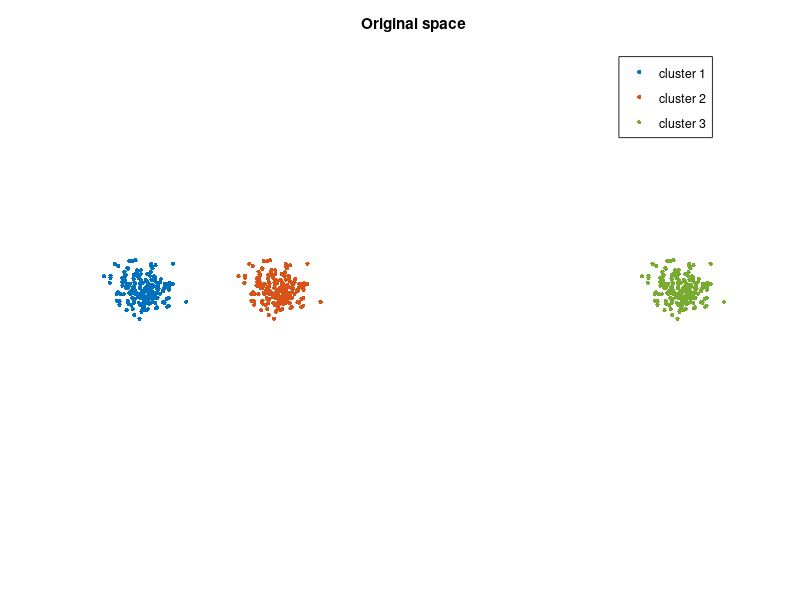

The MATLAB script that drew this image: (Note: this script raises an error after producing the figure.)
clear

problem = {'grid', 'twoRings', 'sameDistance','differentSizes','differentDistances', ...
    'trefoil','concentricCircles','noise','ellipse','parallelLines','circle','randomCircle', ...
    'orthogonalSteps','randomWalk','randomJump','simplex','uniform','linkedRings','unlinkedRings'}; %

msg = '';
for i=1:length(problem)
  msg = sprintf('%s%d. %s\n',msg,i,problem{i});
end

pid = input(sprintf('%s\nSelect test case (1-%d): ',msg,length(problem)));

u=input('\nGive a perplexity value (5-50): ');

fprintf('Processing %s\n',problem{pid})

eps = 100;

switch problem{pid}
  case 'twoRings'
    n0 = 700;
    n = 2 * n0; % total number of points
    a = linspace(0,2*pi,n0)';

    X = [0.5 * (cos(a + randn(n0,1)*2^-4)), ...
         0.5 * (sin(a + randn(n0,1)*2^-4));
         0.7 * (cos(a + randn(n0,1)*2^-4)), ...
         0.7 * (sin(a + randn(n0,1)*2^-4))];
    % cluster ids
%     L = [ones(n0,1); 2*ones(n0,1)];

    figure(pid)
    scatter(X(1:n0,1),X(1:n0,2),eps,[0 0.4470 0.7410],'.')
    hold on
    scatter(X(n0+1:2*n0,1),X(n0+1:2*n0,2),eps,[0.8500 0.3250 0.0980],'.');
    axis equal off
    title('Original space')
    legend('cluster 1','cluster 2')
    imgName=sprintf('%s.png',problem{pid});
    saveas(gcf,imgName)

    D = similarityMatrix(X,n);

    % sparse stochastic matrix
    Dsp=zeros(n,n);
    Dsp(1:n0,1:n0)=D(1:n0,1:n0);
    Dsp(n0+1:2*n0,n0+1:2*n0)=D(n0+1:2*n0,n0+1:2*n0);

    case 'sameDistance'
    n0 = 200;
    n = 3 * n0; % total number of points

    X = [randn(n0,2); randn(n0,2)+[5,0]; randn(n0,2) + [0, 5]];
    % cluster ids
    L = [ones(n0,1); 2*ones(n0,1); 3*ones(n0,1)];

    figure(pid)
    scatter(X(1:n0,1),X(1:n0,2),eps,[0 0.4470 0.7410],'.')
    hold on
    scatter(X(n0+1:2*n0,1),X(n0+1:2*n0,2),eps,[0.8500 0.3250 0.0980],'.');
    scatter(X(2*n0+1:3*n0,1),X(2*n0+1:3*n0,2),eps,[0.4660 0.6740 0.1880],'.');
    axis equal off
    title('Original space')
    legend('cluster 1','cluster 2','cluster 3')
    imgName=sprintf('%s.png',problem{pid});
    saveas(gcf,imgName)
    
    D = similarityMatrix(X,n);

    % sparse stochastic matrix
    Dsp=zeros(n,n);
    Dsp(1:n0,1:n0)=D(1:n0,1:n0);
    Dsp(n0+1:2*n0,n0+1:2*n0)=D(n0+1:2*n0,n0+1:2*n0);
    Dsp(2*n0+1:3*n0,2*n0+1:3*n0)=D(2*n0+1:3*n0,2*n0+1:3*n0);

  case 'grid'
    n0 = 25;
    n = n0^2;
    v = linspace(0,1,n0);
    [xx,yy] = meshgrid(v,v);

    X = [xx(:) yy(:)];

    % use these labels for gradual linear rainbow change
    a = linspace(0,pi,n+1)'; a = a(1:n);
    L = [(1+cos(a))/2 sin(a) (1-cos(a))/2];

    figure(pid)
    scatter(X(:,1),X(:,2),eps,L,'.');
%     colormap(parula(n))
    axis equal off
    title('Original space of grid')
    imgName=sprintf('%s.png',problem{pid});
    saveas(gcf,imgName)

    % write colormap in txt file to use the same in Julia
%     txtName=sprintf('%s.txt',problem{pid});
%     cmap=colormap;
%     writematrix(cmap,txtName);

    D = similarityMatrix(X,n);

    nn=ceil(3*u);
    k=nn;

    [Dsorted,I]=sort(D,2,'descend');

    Dsp=zeros(n,n);
    for i=1:n
        for j=1:k
            Dsp(i,I(i,j))=D(i,I(i,j));
        end
    end

    case 'differentSizes'
        n0=200;
        n=2*n0;
        muSize=zeros(n,n);
        muSize(n0+1:n,1)=100;
        sigmaSize=ones(n,n);
        sigmaSize(1:n0,:)=10;

        X=normrnd(muSize,sigmaSize,n,n);

        L = [ones(n0,1); 2*ones(n0,1);];

        figure(pid)
        scatter(X(1:n0,1),X(1:n0,2),eps,[0 0.4470 0.7410],'.')
        hold on
        scatter(X(n0+1:n,1),X(n0+1:n,2),eps,[0.8500 0.3250 0.0980],'.');
        axis equal off
        title('Original space')
        legend('\sigma1=10','\sigma2=1')
        imgName=sprintf('%s.png',problem{pid});
        saveas(gcf,imgName)

        % sparse matrix
        D = similarityMatrix(X,n);

        nn=ceil(3*u);
        k=nn;

        [Dsorted,I]=sort(D,2,'descend');

        Dsp=zeros(n,n);
        for i=1:n
            for j=1:k
                Dsp(i,I(i,j))=D(i,I(i,j));
            end
        end

%         Dsp=zeros(n,n);
%         Dsp(1:n0,1:n0)=D(1:n0,1:n0);
%         Dsp(n0+1:n,n0+1:n)=D(n0+1:n,n0+1:n);

    case 'differentDistances'
        n0=200;
        n=3*n0;

        muD=zeros(n0,n0);
        sigmaD=ones(n0,n0);

        cluster1D=normrnd(muD,sigmaD,n0,n0);

        cluster2D=cluster1D; 
        cluster2D(:,1)=cluster2D(:,1)+10;
        cluster3D=cluster1D;
        cluster3D(:,1)=cluster3D(:,1)+40; % cluster 1 & 2 have distance 10
        % cluster 1 & 3 have distance 40

        X=[cluster1D; cluster2D; cluster3D];

        L = [ones(n0,1); 2*ones(n0,1); 3*ones(n0,1)];

        figure(pid)
        scatter(X(1:n0,1),X(1:n0,2),eps,[0 0.4470 0.7410],'.')
        hold on
        scatter(X(n0+1:2*n0,1),X(n0+1:2*n0,2),eps,[0.8500 0.3250 0.0980],'.');
        scatter(X(2*n0+1:3*n0,1),X(2*n0+1:3*n0,2),eps,[0.4660 0.6740 0.1880],'.');
        axis equal off
        title('Original space')
        legend('cluster 1','cluster 2','cluster 3')
        imgName=sprintf('%s.png',problem{pid});
        saveas(gcf,imgName)

        % sparse matrix
        D = similarityMatrix(X,n);

        nn=ceil(3*u);
        k=nn;

        [Dsorted,I]=sort(D,2,'descend');

        Dsp=zeros(n,n);
        for i=1:n
            for j=1:k
                Dsp(i,I(i,j))=D(i,I(i,j));
            end
        end

%         Dsp=zeros(n,n);
%         Dsp(1:n0,1:n0)=D(1:n0,1:n0);
%         Dsp(n0+1:2*n0,n0+1:2*n0)=D(n0+1:2*n0,n0+1:2*n0);
%         Dsp(2*n0+1:3*n0,2*n0+1:3*n0)=D(2*n0+1:3*n0,2*n0+1:3*n0);

    case 'trefoil'

        n=200;

        X=zeros(n,n);
        L=zeros(n,1);
        for i=1:n
            t=i*2*pi/n;
            X(i,1)=sin(t)+2*sin(2*t);
            X(i,2)=cos(t)-2*cos(2*t);
            X(i,3)=-sin(3*t);
            L(i,1)=t;
        end

        figure(pid)
        scatter3(X(:,1),X(:,2),X(:,3),eps,L,'.');
        colormap(parula(n))
        axis equal off
        title('Original space of trefoil knot')
        imgName=sprintf('%s.png',problem{pid});
        saveas(gcf,imgName)

        % write colormap in txt file to use the same in Julia
        txtName=sprintf('%s.txt',problem{pid});
        cmap=colormap;
        writematrix(cmap,txtName);

        copyfile(txtName,'../')

        figure(100)
        scatter(X(:,1),X(:,2),eps,L,'.');
        axis equal off
        title('Original space of trefoil knot')
        imgName2D=sprintf('%s2D.png',problem{pid});
        saveas(gcf,imgName2D)

        D = similarityMatrix(X,n);

        nn=ceil(3*u);
        k=nn;

        [Dsorted,I]=sort(D,2,'descend');

        Dsp=zeros(n,n);
        for i=1:n
            for j=1:k
                Dsp(i,I(i,j))=D(i,I(i,j));
                %Dsp(I(i,j),i)=Dsp(i,I(i,j));
            end
        end

%         % brute k-nn search
%         Dsp = bruteKNN(X,n,k);
% 
%         % time execution of brute k-nn search
%         f1=@()bruteKNN(X,n,k);
%         t_br=timeit(f1);
%         t_br_2=sprintf('%10e',t_br);
%         
%         % fast k-nn search
%         Dsp = fastKNN(X',n,k);
% 
%         % time execution of fast k-nn search
%         f2=@()fastKNN(X',n,k);
%         t_fast=timeit(f2);
%         t_fast_2=sprintf('%10e',t_fast);
% 
%         diff=t_br-t_fast;
%         diff_2=sprintf('%10e',diff);
        

%         colSum=sum(Dsp,1);
%         Dsp(colSum~=0) = Dsp(colSum~=0) ./ colSum(colSum~=0);         % make column stochastic

    case 'concentricCircles'
        n0=200;
        n=2*n0;

        X=zeros(n,n);

        muCC=zeros(n0,n0);
        sigmaCC=ones(n0,n0);

        cluster1CC=normrnd(muCC,sigmaCC,n0,n0);
        cluster2CC=normrnd(muCC,50*sigmaCC,n0,n0);

        X=[cluster1CC; cluster2CC;];

        figure(pid)
        scatter(X(1:n0,1),X(1:n0,2),eps,[0 0.4470 0.7410],'.')
        hold on
        scatter(X(n0+1:2*n0,1),X(n0+1:2*n0,2),eps,[0.8500 0.3250 0.0980],'.');
        axis equal off
        title('Original space')
        legend('\sigma1=1','\sigma2=50')
        imgName=sprintf('%s.png',problem{pid});
        saveas(gcf,imgName)

        D = similarityMatrix(X,n);

        % sparse matrix
        [Dsorted,I]=sort(D,2,'descend');

        nn=ceil(3*u);
        k=nn;

        Dsp=zeros(n,n);
        for i=1:n
            for j=1:k
                Dsp(i,I(i,j))=D(i,I(i,j));
            end
        end

%         % sparse stochastic matrix
%         Dsp=zeros(n,n);
%         % cluster 1
%         Dsp(n0/2+1:n0+n0/2,n0/2+1:n0+n0/2)=D(1:n0,1:n0); 
%         % cluster 2
%         Dsp(1:n0/2,1:n0/2)=D(n0+1:n0+n0/2,n0+1:n0+n0/2);
%         Dsp(n0+n0/2+1:n,n0+n0/2+1:n)=D(n0+n0/2+1:n,n0+n0/2+1:n);
%         Dsp(1:n0/2,n0+n0/2+1:n)=D(n0+1:n0+n0/2,n0+n0/2+1:n);
%         Dsp(n0+n0/2+1:n,1:n0/2)=D(n0+n0/2+1:n,n0+1:n0+n0/2);

    case 'noise'
        n=500;
        mu=zeros(n,n);
        sigma=ones(n,n);

        X=normrnd(mu,sigma,n,n);

        figure(pid)
        scatter(X(:,1),X(:,2),eps,[0 0.4470 0.7410],'.');
        axis equal off
        title('Original space')
        legend('noise')
        imgName=sprintf('%s.png',problem{pid});
        saveas(gcf,imgName)

        D = similarityMatrix(X,n);

        % sparse matrix
        [Dsorted,I]=sort(D,2,'descend');
        
        nn=ceil(3*u);
        k=nn;

        Dsp=zeros(n,n);
        for i=1:n
            for j=1:k
                Dsp(i,I(i,j))=D(i,I(i,j));
            end
        end

    case 'ellipse'
        n=200;

        muSh=zeros(n,n);
        sigmaSh=ones(n,n);

        X=normrnd(muSh,sigmaSh,n,n);

        for i=1:n
            for j=1:n
                X(i,j)=X(i,j)/j;
            end
        end

        figure(pid)
        scatter(X(:,1),X(:,2),eps,[0 0.4470 0.7410],'.');
        axis equal off
        title('Original space')
        legend('ellipse')
        imgName=sprintf('%s.png',problem{pid});
        saveas(gcf,imgName)

        D = similarityMatrix(X,n);

        % sparse matrix
        [Dsorted,I]=sort(D,2,'descend');

        nn=ceil(3*u);
        k=nn;

        Dsp=zeros(n,n);
        for i=1:n
            for j=1:k
                Dsp(i,I(i,j))=D(i,I(i,j));
            end
        end

    case 'parallelLines'
        n0=200;
        n=2*n0;

        m2Sh=zeros(n0,n0);
        sigma2Sh=ones(n0,n0);

        cluster1Sh=normrnd(m2Sh,sigma2Sh,n0,n0);
        cluster2Sh=cluster1Sh;

        s=0.03*n;

        for i=1:n0
            cluster1Sh(i,1)=s*cluster1Sh(i,1)+i;
            cluster2Sh(i,1)=s*cluster2Sh(i,1)+i+n/5;
            for j=2:n0
                cluster1Sh(i,j)=s*cluster1Sh(i,j)+i;
                cluster2Sh(i,j)=s*cluster2Sh(i,j)+i-n/5;
            end
        end

        X=[cluster1Sh; cluster2Sh;];

        figure(pid)
        scatter(X(1:n0,1),X(1:n0,2),eps,[0 0.4470 0.7410],'.')
        hold on
        scatter(X(n0+1:2*n0,1),X(n0+1:2*n0,2),eps,[0.8500 0.3250 0.0980],'.');
        axis equal off
        title('Original space')
        legend('cluster1','cluster2')
        imgName=sprintf('%s.png',problem{pid});
        saveas(gcf,imgName)

        D = similarityMatrix(X,n);

        % sparse matrix
        [Dsorted,I]=sort(D,2,'descend');

        nn=ceil(3*u);
        k=nn;

        Dsp=zeros(n,n);
        for i=1:n
            for j=1:k
                Dsp(i,I(i,j))=D(i,I(i,j));
            end
        end

%         % sparse matrix
%         Dsp=zeros(n,n);
%         Dsp(1:n0,1:n0)=D(1:n0,1:n0);
%         Dsp(n0+1:2*n0,n0+1:2*n0)=D(n0+1:2*n0,n0+1:2*n0);

    case 'circle'
        n=200;
        X=zeros(n,2);
        L=zeros(n,1);
        for i=1:n
            t=2*pi*i/n;
            X(i,1)=cos(t);
            X(i,2)=sin(t);
            L(i,1)=t;
        end

        figure(pid)
        scatter(X(:,1),X(:,2),eps,L,'.');
        colormap(parula(n))
        axis equal off
        title('Original space of circle')
        imgName=sprintf('%s.png',problem{pid});
        saveas(gcf,imgName)

        % write colormap in txt file to use the same in Julia
        txtName=sprintf('%s.txt',problem{pid});
        cmap=colormap;
        writematrix(cmap,txtName);

        copyfile(txtName,'../')

        D = similarityMatrix(X,n);

        % sparse matrix
        [Dsorted,I]=sort(D,2,'descend');
        nn=ceil(3*u);
        k=nn;

        Dsp=zeros(n,n);
        for i=1:n
            for j=1:k
                Dsp(i,I(i,j))=D(i,I(i,j));
            end
        end
     
    case 'randomCircle'
        n=200;
        X=zeros(n,2);
        L=zeros(n,1);
        for i=1:n
            t=2*pi*rand();
            X(i,1)=cos(t);
            X(i,2)=sin(t);
            L(i,1)=t;
        end

        figure(pid)
        scatter(X(:,1),X(:,2),eps,L,'.');
        colormap(parula(n))
        axis equal off
        title('Original space of random circle')
        imgName=sprintf('%s.png',problem{pid});
        saveas(gcf,imgName)

        % write colormap in txt file to use the same in Julia
        txtName=sprintf('%s.txt',problem{pid});
        cmap=colormap;
        writematrix(cmap,txtName);

        copyfile(txtName,'../')

        % write L in txt file to use the same in Julia
        txtName2=sprintf('L-%s.txt',problem{pid});
        cmap=colormap;
        writematrix(L,txtName2);

        copyfile(txtName2,'../')

        D = similarityMatrix(X,n);

        % sparse matrix
        [Dsorted,I]=sort(D,2,'descend');
        nn=ceil(3*u);
        k=nn;

        Dsp=zeros(n,n);
        for i=1:n
            for j=1:k
                Dsp(i,I(i,j))=D(i,I(i,j));
            end
        end

    case 'orthogonalSteps'
        n=200;
        X=zeros(n,2);

        L=ones(n,1);
        L(1,1)=1.5*pi/n;

        for i=2:n
            for j=1:2
                X(i,j)=X(i-1,j)+1;
            end
            L(i,1)=1.5*pi*i/n;
        end

        figure(pid)
        scatter(X(:,1),X(:,2),eps,L,'.');
        colormap(parula(n))
        axis equal off
        title('Original space of orthogonal steps')
        imgName=sprintf('%s.png',problem{pid});
        saveas(gcf,imgName)

        % write colormap in txt file to use the same in Julia
        txtName=sprintf('%s.txt',problem{pid});
        cmap=colormap;
        writematrix(cmap,txtName);

        copyfile(txtName,'../')

        D = similarityMatrix(X,n);

        % sparse stochastic matrix
        [Dsorted,I]=sort(D,2,'descend');
        nn=ceil(3*u);
        k=nn;

        Dsp=zeros(n,n);
        for i=1:n
            for j=1:k
                Dsp(i,I(i,j))=D(i,I(i,j));
            end
        end

    case 'randomWalk'
        n=200;
        X=zeros(n,2);

        L=ones(n,1);
        L(1,1)=1.5*pi/n;

        X(1,:)=normrnd([0,0],[1,1],1,2);

        for i=2:n
            for j=1:2
                X(i,j)=X(i-1,j)+normrnd(0,1);
            end
            L(i,1)=1.5*pi*i/n;
        end

        figure(pid)
        scatter(X(:,1),X(:,2),eps,L,'.');
        colormap(parula(n))
        axis equal off
        title('Original space of random walk')
        imgName=sprintf('%s.png',problem{pid});
        saveas(gcf,imgName)

        % write colormap in txt file to use the same in Julia
        txtName=sprintf('%s.txt',problem{pid});
        cmap=colormap;
        writematrix(cmap,txtName);

        copyfile(txtName,'../')

        D = similarityMatrix(X,n);

        % sparse matrix
        [Dsorted,I]=sort(D,2,'descend');
        nn=ceil(3*u);
        k=nn;

        Dsp=zeros(n,n);
        for i=1:n
            for j=1:k
                Dsp(i,I(i,j))=D(i,I(i,j));
            end
        end

    case 'randomJump'
        n=200;
        X=zeros(n,2);

        L=ones(n,1);
        L(1,1)=1.5*pi/n;

        r=sqrt(2)*normrnd([0,0],[1,1],1,2);

        X(1,:)=normrnd([0,0],[1,1],1,2)+r;

        for i=2:n
            for j=1:2
                rj=sqrt(2)*normrnd(0,1);
                X(i,j)=X(i-1,j)+normrnd(0,1)+rj;
            end
            L(i,1)=1.5*pi*i/n;
        end

        figure(pid)
        scatter(X(:,1),X(:,2),eps,L,'.');
        colormap(parula(n))
        axis equal off
        title('Original space of random jump')
        imgName=sprintf('%s.png',problem{pid});
        saveas(gcf,imgName)

        % write colormap in txt file to use the same in Julia
        txtName=sprintf('%s.txt',problem{pid});
        cmap=colormap;
        writematrix(cmap,txtName);

        copyfile(txtName,'../')

        D = similarityMatrix(X,n);

        % sparse stochastic matrix
        [Dsorted,I]=sort(D,2,'descend');
        %u=5;
        nn=ceil(3*u);
        k=nn;

        Dsp=zeros(n,n);
        for i=1:n
            for j=1:k
                Dsp(i,I(i,j))=D(i,I(i,j));
            end
        end

    case 'simplex'
        n=200;
        X=zeros(n,n);

%         noise=0.5;

        for i=1:n
            for j=1:n
                if j==i
%                     X(i,j)=noise*normrnd(0,1)+1;
                      X(i,j)=1;
                end
            end
        end

        figure(pid)
        scatter3(X(:,1),X(:,2),X(:,3),200,[0 0.4470 0.7410],'.');
%         axis equal off
        xlabel('x')
        ylabel('y')
        zlabel('z')   
        title('Original 3D space')
        legend('simplex vertex')
        imgName=sprintf('%s.png',problem{pid});
        saveas(gcf,imgName)

        figure(300)
        scatter(X(:,1),X(:,2),200,[0 0.4470 0.7410],'.');
        %         axis equal off
        xlabel('x')
        ylabel('y')
        title('Original 2D space')
        legend('simplex vertex')
        imgName2D=sprintf('%s2D.png',problem{pid});
        saveas(gcf,imgName2D)

        figure(200)
        tetramesh([1 2 3 4],X,'FaceAlpha',0.1)
%         axis equal off
        xlabel('x')
        ylabel('y')
        zlabel('z') 
        title('simplex')

        D = similarityMatrix(X,n);

        % sparse matrix
        [Dsorted,I]=sort(D,2,'descend');
        nn=ceil(3*u);
        k=nn;

        Dsp=zeros(n,n);
        for i=1:n
            for j=1:k
                Dsp(i,I(i,j))=D(i,I(i,j));
            end
        end

    case 'uniform'

        n=200;
        X=rand(n,n);

        figure(pid)
        scatter(X(:,1),X(:,2),eps,[0 0.4470 0.7410],'.');
        axis equal off
        title('Original space')
        legend('uniform distribution')
        imgName=sprintf('%s.png',problem{pid});
        saveas(gcf,imgName)

        D = similarityMatrix(X,n);

        % sparse matrix
        [Dsorted,I]=sort(D,2,'descend');
        nn=ceil(3*u);
        k=nn;

        Dsp=zeros(n,n);
        for i=1:n
            for j=1:k
                Dsp(i,I(i,j))=D(i,I(i,j));
            end
        end

    case 'linkedRings'

        n0=700;
        n=2*n0;

        for i=1:n0
            t=i*2*pi/n0;

            x1=cos(t);
            y1=sin(t);
            z1=0;

            x2=cos(t)+1;
            y2=0;
            z2=sin(t);

            X(i,1)=x1;
            X(i,2)=cos(0.4)*y1+sin(0.4)*z1;
            X(i,3)=-sin(0.4)*y1+cos(0.4)*z1;

            X(i+n0,1)=x2;
            X(i+n0,2)=cos(0.4)*y2+sin(0.4)*z2;
            X(i+n0,3)=-sin(0.4)*y2+cos(0.4)*z2;

        end

        figure(pid)
        scatter3(X(1:n0,1),X(1:n0,2),X(1:n0,3),eps,[0 0.4470 0.7410],'.')
        hold on
        scatter3(X(n0+1:2*n0,1),X(n0+1:2*n0,2),X(n0+1:2*n0,3),eps,[0.8500 0.3250 0.0980],'.');
        axis equal off
        title('Original space')
        legend('cluster 1','cluster 2')
        imgName=sprintf('%s.png',problem{pid});
        saveas(gcf,imgName)

        figure(400)
        scatter(X(1:n0,1),X(1:n0,2),eps,[0 0.4470 0.7410],'.')
        hold on
        scatter(X(n0+1:2*n0,1),X(n0+1:2*n0,2),eps,[0.8500 0.3250 0.0980],'.');
        axis equal off
        title('Original 2D space')
        imgName2D=sprintf('%s2D.png',problem{pid});
        saveas(gcf,imgName2D)

        D = similarityMatrix(X,n);

        % sparse matrix
        nn=ceil(3*u);
        k=nn;

        [Dsorted,I]=sort(D,2,'descend');

        Dsp=zeros(n,n);
        for i=1:n
            for j=1:k
                Dsp(i,I(i,j))=D(i,I(i,j));
                %Dsp(I(i,j),i)=Dsp(i,I(i,j));
            end
        end

%         Dsp=zeros(n,n);
%         Dsp(1:n0,1:n0)=D(1:n0,1:n0);
%         Dsp(n0+1:2*n0,n0+1:2*n0)=D(n0+1:2*n0,n0+1:2*n0);

    case 'unlinkedRings'

        n0=700;
        n=2*n0;

        for i=1:n0
            t=i*2*pi/n0;

            x1=cos(t);
            y1=sin(t);
            z1=0;

            x2=cos(t)+3;
            y2=0;
            z2=sin(t);

            X(i,1)=x1;
            X(i,2)=cos(0.4)*y1+sin(0.4)*z1;
            X(i,3)=-sin(0.4)*y1+cos(0.4)*z1;

            X(i+n0,1)=x2;
            X(i+n0,2)=cos(0.4)*y2+sin(0.4)*z2;
            X(i+n0,3)=-sin(0.4)*y2+cos(0.4)*z2;

        end

        figure(pid)
        scatter3(X(1:n0,1),X(1:n0,2),X(1:n0,3),eps,[0 0.4470 0.7410],'.')
        hold on
        scatter3(X(n0+1:2*n0,1),X(n0+1:2*n0,2),X(n0+1:2*n0,3),eps,[0.8500 0.3250 0.0980],'.');
        axis equal off
        title('Original space')
        legend('cluster 1','cluster 2')
        imgName=sprintf('%s.png',problem{pid});
        saveas(gcf,imgName)

        figure(500)
        scatter(X(1:n0,1),X(1:n0,2),eps,[0 0.4470 0.7410],'.')
        hold on
        scatter(X(n0+1:2*n0,1),X(n0+1:2*n0,2),eps,[0.8500 0.3250 0.0980],'.');
        axis equal off
        title('Original 2D space')
        imgName2D=sprintf('%s2D.png',problem{pid});
        saveas(gcf,imgName2D)

        D = similarityMatrix(X,n);

        % sparse matrix
        nn=ceil(3*u);
        k=nn;

        [Dsorted,I]=sort(D,2,'descend');

        Dsp=zeros(n,n);
        for i=1:n
            for j=1:k
                Dsp(i,I(i,j))=D(i,I(i,j));
                %Dsp(I(i,j),i)=Dsp(i,I(i,j));
            end
        end

%         Dsp=zeros(n,n);
%         Dsp(1:n0,1:n0)=D(1:n0,1:n0);
%         Dsp(n0+1:2*n0,n0+1:2*n0)=D(n0+1:2*n0,n0+1:2*n0);

end

title_mess=sprintf('%s%d\n','Sparse graph k = ',nn);

figure(length(problem)+1)
spy(Dsp,'.k')
title(title_mess)
img2Name=sprintf('SPARSE%s.png',problem{pid});
saveas(gcf,img2Name)

%% Write mtx file
DspF=sparse(Dsp);
fileName=sprintf('%s.mtx',problem{pid});
mmwrite(fileName,DspF);

fileNamePer=sprintf('%s-demo-perpl.mtx',problem{pid});
if (pid==16) 
    X=sparse(X);
end
mmwrite(fileNamePer,X);

% run following lines to copy files to folder pluto data
copyfile(fileName,'../')
copyfile(fileNamePer,'../')
copyfile(imgName,'../')
copyfile(img2Name,'../')